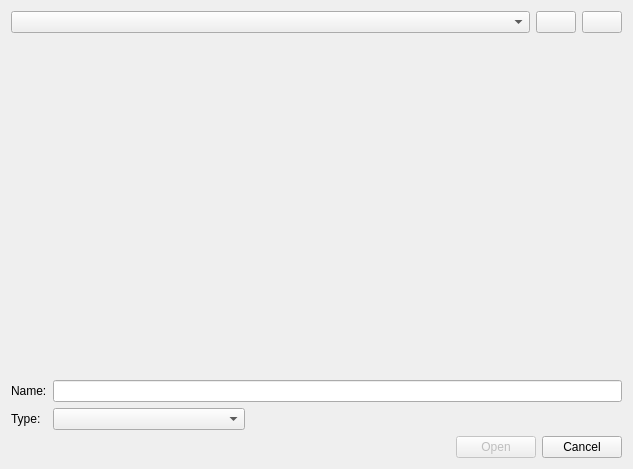
<?xml version="1.0" encoding="UTF-8"?>
<ui version="4.0" stdsetdef="1">
  <author></author>
  <comment>  Copyright 2017 Google Inc.
 Licensed under the Apache License, Version 2.0 (the &quot;License&quot;);
 you may not use this file except in compliance with the License.
 You may obtain a copy of the License at
 http://www.apache.org/licenses/LICENSE-2.0
 Unless required by applicable law or agreed to in writing, software
 distributed under the License is distributed on an &quot;AS IS&quot; BASIS,
 WITHOUT WARRANTIES OR CONDITIONS OF ANY KIND, either express or implied.
 See the License for the specific language governing permissions and
</comment>
  <exportmacro></exportmacro>
  <class>AssetChooserBase</class>
  <widget class="QDialog" name="AssetChooserBase">
    <property name="geometry">
      <rect>
        <x>0</x>
        <y>0</y>
        <width>633</width>
        <height>469</height>
      </rect>
    </property>
    <property name="windowTitle">
      <string>Save</string>
    </property>
    <layout class="QGridLayout">
      <item row="0" column="0" rowspan="1" colspan="3">
        <widget class="QComboBox" name="ancestryCombo">
          <property name="sizePolicy">
            <sizepolicy>
              <hsizetype>7</hsizetype>
              <vsizetype>0</vsizetype>
              <horstretch>0</horstretch>
              <verstretch>0</verstretch>
            </sizepolicy>
          </property>
        </widget>
      </item>
      <item row="4" column="0" rowspan="1" colspan="5">
        <layout class="QHBoxLayout">
          <item>
            <spacer name="spacer26">
              <property name="sizeHint">
                <size>
                  <width>251</width>
                  <height>20</height>
                </size>
              </property>
              <property name="sizeType">
                <enum>QSizePolicy::Expanding</enum>
              </property>
              <property name="orientation">
                <enum>Qt::Horizontal</enum>
              </property>
            </spacer>
          </item>
          <item>
            <widget class="QPushButton" name="ok_btn">
              <property name="enabled">
                <bool>false</bool>
              </property>
              <property name="text">
                <string>Open</string>
              </property>
              <property name="default">
                <bool>true</bool>
              </property>
            </widget>
          </item>
          <item>
            <widget class="QPushButton" name="cancel_btn">
              <property name="text">
                <string>Cancel</string>
              </property>
            </widget>
          </item>
        </layout>
      </item>
      <item row="2" column="1" rowspan="1" colspan="4">
        <widget class="QLineEdit" name="nameEdit"/>
      </item>
      <item row="2" column="0">
        <widget class="QLabel" name="textLabel2">
          <property name="sizePolicy">
            <sizepolicy>
              <hsizetype>0</hsizetype>
              <vsizetype>5</vsizetype>
              <horstretch>0</horstretch>
              <verstretch>0</verstretch>
            </sizepolicy>
          </property>
          <property name="text">
            <string>Name:</string>
          </property>
          <property name="wordWrap">
            <bool>false</bool>
          </property>
        </widget>
      </item>
      <item row="3" column="0">
        <widget class="QLabel" name="textLabel2_2">
          <property name="sizePolicy">
            <sizepolicy>
              <hsizetype>0</hsizetype>
              <vsizetype>5</vsizetype>
              <horstretch>0</horstretch>
              <verstretch>0</verstretch>
            </sizepolicy>
          </property>
          <property name="text">
            <string>Type:</string>
          </property>
          <property name="wordWrap">
            <bool>false</bool>
          </property>
        </widget>
      </item>
      <item row="3" column="1">
        <widget class="QComboBox" name="filterCombo"/>
      </item>
      <item row="3" column="2" rowspan="1" colspan="3">
        <spacer name="spacer4">
          <property name="sizeHint">
            <size>
              <width>371</width>
              <height>20</height>
            </size>
          </property>
          <property name="sizeType">
            <enum>QSizePolicy::Expanding</enum>
          </property>
          <property name="orientation">
            <enum>Qt::Horizontal</enum>
          </property>
        </spacer>
      </item>
      <item row="0" column="3">
        <widget class="QPushButton" name="cdtoparentBtn">
          <property name="sizePolicy">
            <sizepolicy>
              <hsizetype>0</hsizetype>
              <vsizetype>0</vsizetype>
              <horstretch>0</horstretch>
              <verstretch>0</verstretch>
            </sizepolicy>
          </property>
          <property name="text">
            <string/>
          </property>
          <property name="icon">
            <pixmap>cdtoparent.xpm</pixmap>
          </property>
        </widget>
      </item>
      <item row="0" column="4">
        <widget class="QPushButton" name="new_dir_btn">
          <property name="sizePolicy">
            <sizepolicy>
              <hsizetype>0</hsizetype>
              <vsizetype>0</vsizetype>
              <horstretch>0</horstretch>
              <verstretch>0</verstretch>
            </sizepolicy>
          </property>
          <property name="text">
            <string/>
          </property>
          <property name="icon">
            <pixmap>newfolder.xpm</pixmap>
          </property>
        </widget>
      </item>
      <item row="1" column="0" rowspan="1" colspan="5">
        <widget class="QLabel" name="iconView">
            <!--<property name="spacing">
            <number>2</number>
          </property>
          <property name="itemTextPos">
            <enum>Q3IconView::Right</enum>
          </property>
          <property name="arrangement">
            <enum>Q3IconView::TopToBottom</enum>
          </property>
          <property name="resizeMode">
            <enum>Q3IconView::Adjust</enum>
          </property>
          <property name="maxItemWidth">
            <number>500</number>
          </property>
          <property name="itemsMovable">
            <bool>false</bool>
          </property>
          <property name="wordWrapIconText">
            <bool>false</bool>
          </property>-->
        </widget>
      </item>
    </layout>
  </widget>
  <layoutdefault spacing="6" margin="11"/>
  <connections>
    <connection>
      <sender>cancel_btn</sender>
      <signal>released()</signal>
      <receiver>AssetChooserBase</receiver>
      <slot>reject()</slot>
    </connection>
    <connection>
      <sender>ok_btn</sender>
      <signal>released()</signal>
      <receiver>AssetChooserBase</receiver>
      <slot>accept()</slot>
    </connection>
    <connection>
      <sender>iconView</sender>
      <signal>doubleClicked(Q3IconViewItem*)</signal>
      <receiver>AssetChooserBase</receiver>
      <slot>chooseItem(Q3IconViewItem*)</slot>
    </connection>
    <connection>
      <sender>cdtoparentBtn</sender>
      <signal>released()</signal>
      <receiver>AssetChooserBase</receiver>
      <slot>cdtoparent()</slot>
    </connection>
    <connection>
      <sender>ancestryCombo</sender>
      <signal>activated(QString)</signal>
      <receiver>AssetChooserBase</receiver>
      <slot>chooseAncestor(QString)</slot>
    </connection>
    <connection>
      <sender>iconView</sender>
      <signal>returnPressed(Q3IconViewItem*)</signal>
      <receiver>AssetChooserBase</receiver>
      <slot>chooseItem(Q3IconViewItem*)</slot>
    </connection>
    <connection>
      <sender>iconView</sender>
      <signal>currentChanged(Q3IconViewItem*)</signal>
      <receiver>AssetChooserBase</receiver>
      <slot>selectItem(Q3IconViewItem*)</slot>
    </connection>
    <connection>
      <sender>iconView</sender>
      <signal>selectionChanged(Q3IconViewItem*)</signal>
      <receiver>AssetChooserBase</receiver>
      <slot>selectItem(Q3IconViewItem*)</slot>
    </connection>
    <connection>
      <sender>nameEdit</sender>
      <signal>textChanged(QString)</signal>
      <receiver>AssetChooserBase</receiver>
      <slot>nameChanged(QString)</slot>
    </connection>
    <connection>
      <sender>nameEdit</sender>
      <signal>returnPressed()</signal>
      <receiver>AssetChooserBase</receiver>
      <slot>accept()</slot>
    </connection>
    <connection>
      <sender>filterCombo</sender>
      <signal>activated(QString)</signal>
      <receiver>AssetChooserBase</receiver>
      <slot>chooseFilter(QString)</slot>
    </connection>
    <connection>
      <sender>new_dir_btn</sender>
      <signal>clicked()</signal>
      <receiver>AssetChooserBase</receiver>
      <slot>NewDirectory()</slot>
    </connection>
  </connections>
</ui>
